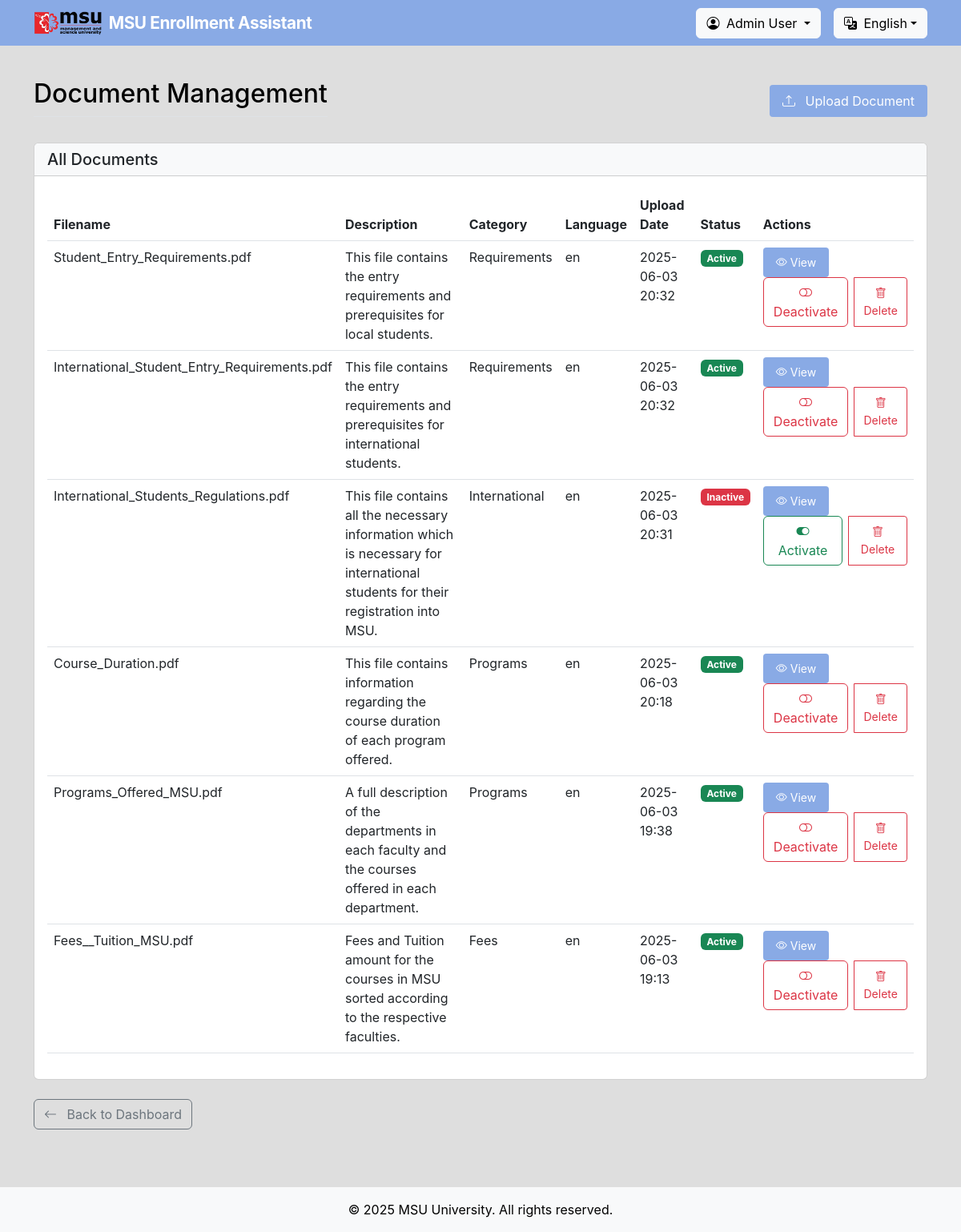
The app's page /admin/documents (signed in) with its own data.
### models/database.py (models this page shows, shortened)
class User(UserMixin, db.Model):
    id = db.Column(db.Integer, primary_key=True)
    email = db.Column(db.String(120), unique=True, nullable=False)
    password_hash = db.Column(db.String(255), nullable=False)
    name = db.Column(db.String(100), nullable=False)
    is_active = db.Column(db.Boolean, default=True)
    created_at = db.Column(db.DateTime, default=datetime.utcnow)
    last_login = db.Column(db.DateTime, nullable=True)

class Document(db.Model):
    id = db.Column(db.Integer, primary_key=True)
    filename = db.Column(db.String(255), nullable=False)
    original_filename = db.Column(db.String(255), nullable=False)
    description = db.Column(db.Text, nullable=True)
    category = db.Column(db.String(100), nullable=True)
    language = db.Column(db.String(20), default="en")
    upload_date = db.Column(db.DateTime, default=datetime.utcnow)
    is_active = db.Column(db.Boolean, default=True)

### blueprints/admin.py (the view)
@admin.route("/documents")
@login_required
def list_documents():
    documents = db.session.query(Document).order_by(Document.upload_date.desc()).all()
    return render_template("admin/documents.html", documents=documents)

### templates/admin/documents.html (shortened to what this page needs)
{% extends 'base.html' %}
{% block content %}
<div class="row mb-4">
    <div class="col-12 d-flex justify-content-between align-items-center">
        <h2 class="border-bottom pb-2">Document Management</h2>
        <a href="{{ url_for('admin.upload_document') }}" class="btn btn-primary">
            <i class="bi bi-upload me-2"></i> Upload Document
        </a>
    </div>
</div>
<div class="card">
    <div class="card-header bg-light">
        <div class="row align-items-center">
            <div class="col">
                <h5 class="mb-0">All Documents</h5>
            </div>
        </div>
    </div>
    <div class="card-body">
        {% if documents %}
        <div class="table-responsive">
            <table class="table table-hover">
                <thead>
                    <tr>
                        <th>Filename</th>
                        <th>Description</th>
                        <th>Category</th>
                        <th>Language</th>
                        <th>Upload Date</th>
                        <th>Status</th>
                        <th>Actions</th>
                    </tr>
                </thead>
                <tbody>
                    {% for doc in documents %}
                    <tr>
                        <td>{{ doc.original_filename }}</td>
                        <td>{{ doc.description or 'No description' }}</td>
                        <td>{{ doc.category or 'Uncategorized' }}</td>
                        <td>{{ doc.language }}</td>
                        <td>{{ doc.upload_date.strftime('%Y-%m-%d %H:%M') }}</td>
                        <td>
                            {% if doc.is_active %}
                            <span class="badge bg-success">Active</span>
                            {% else %}
                            <span class="badge bg-danger">Inactive</span>
                            {% endif %}
                        </td>
                        <td>
                            <a href="{{ url_for('admin.view_document', filename=doc.filename) }}" class="btn btn-sm btn-primary me-1"><i class="bi bi-eye"></i> View</a>
                            <div class="btn-group btn-group-sm">
                                <form action="{{ url_for('admin.toggle_document_status', document_id=doc.id) }}"
                                    method="post">
                                    <button type="submit"
                                        class="btn btn-outline-{{ 'danger' if doc.is_active else 'success' }} me-2">
                                        {% if doc.is_active %}
                                        <i class="bi bi-toggle-off"></i> Deactivate
                                        {% else %}
                                        <i class="bi bi-toggle-on"></i> Activate
                                        {% endif %}
                                    </button>
                                </form>
                                <button type="button" class="btn btn-outline-danger" data-bs-toggle="modal"
                                    data-bs-target="#deleteModal{{ doc.id }}">
                                    <i class="bi bi-trash"></i> Delete
                                </button>
                            </div>
                        </td>
                    </tr>
                    {% endfor %}
                </tbody>
            </table>
        </div>
        {% else %}
        <div class="alert alert-info">
            No documents have been uploaded yet. <a href="{{ url_for('admin.upload_document') }}">Upload your first
                document</a>.
        </div>
        {% endif %}
    </div>
</div>
<div class="row mt-4">
    <div class="col-12">
        <a href="{{ url_for('admin.index') }}" class="btn btn-outline-secondary">
            <i class="bi bi-arrow-left me-2"></i> Back to Dashboard
        </a>
    </div>
</div>
{% endblock %}

### templates/base.html (shortened to what this page needs)
<!DOCTYPE html>
<html lang="en">
<head>
    <link href="https://cdn.jsdelivr.net/npm/bootstrap@5.3.0-alpha1/dist/css/bootstrap.min.css" rel="stylesheet">
    <link rel="stylesheet" href="https://cdn.jsdelivr.net/npm/bootstrap-icons@1.10.0/font/bootstrap-icons.css">
    <link rel="stylesheet" href="{{ url_for('static', filename='css/style.css') }}">
    <link rel="stylesheet" href="{{ url_for('static', filename='css/theme.css') }}">
</head>
<body>
    <nav class="navbar navbar-expand-lg navbar-dark bg-primary">
        <div class="container">
            <a class="navbar-brand" href="{{ url_for('main.index') }}">
                <img src="{{ url_for('static', filename='images/logo_msu.png') }}" alt="MSU Logo" height="30" class="me-2">
                <span data-i18n="msu_enrollment_assistant" data-static-english>MSU Enrollment Assistant</span>
            </a>
            <div class="collapse navbar-collapse" id="navbarNav">
                <div class="d-flex align-items-center">
                    {% if current_user.is_authenticated %}
                        <div class="dropdown me-3">
                            <button class="btn btn-light dropdown-toggle" type="button" id="userDropdown" data-bs-toggle="dropdown" aria-expanded="false">
                                <i class="bi bi-person-circle me-1"></i> {{ current_user.name }}
                            </button>
                        </div>
                    {% else %}
                        <a class="nav-link text-light me-3" href="{{ url_for('admin.login') }}"><i class="bi bi-person me-1"></i>Admin Login</a>
                    {% endif %}
                    <div class="dropdown">
                        <button class="btn btn-light dropdown-toggle" type="button" id="languageDropdown"
                            data-bs-toggle="dropdown" aria-expanded="false">
                        </button>
                    </div>
                </div>
            </div>
        </div>
    </nav>
    <main class="container my-4">
        {% block content %}{% endblock %}
    </main>
    <footer class="bg-light py-3 mt-5">
        <div class="container text-center">
            <p class="mb-0" data-static-english>&copy; {{ current_year }} MSU University. All rights reserved.</p>
        </div>
    </footer>
</body>
</html>

### static/css/style.css (style rules this page uses)
body { font-family: 'Inter', 'Segoe UI', system-ui, sans-serif; min-height: 100vh; display: flex; flex-direction: column; text-rendering: optimizeLegibility; -webkit-font-smoothing: antialiased; }
.navbar-brand { display: flex; align-items: center; }
.navbar-brand img { height: 30px; width: auto; object-fit: contain; }
main { flex: 1; position: relative; }

### static/css/theme.css (style rules this page uses)
:root { --msu-red: #990000; --msu-dark-red: #800000; --msu-light-red: #b30000; --chat-bg: #ffffff; --chat-bot-bg: #f1f1f1; --chat-text: #333333; --border-color: #e0e0e0; --header-height: 60px; }
body { background: #dedede; color: var(--dark-text); font-family: 'Inter', system-ui, -apple-system, sans-serif; }
.navbar { background-color: #89aae5 !important; border-bottom: 1px solid #dedede; }
.navbar .navbar-brand { color: #fff !important; font-weight: bold; font-size: 1.3rem; }
.navbar-brand { font-weight: 600; letter-spacing: -0.02em; }
.send-button, .btn-primary { background: #89aae5 !important; color: white !important; border: none; padding: 8px 16px; border-radius: 4px; cursor: pointer; }

### records on screen
User: name "Admin User"
Document: original_filename "Student_Entry_Requirements.pdf", description "This file contains the entry requirements and prerequisites for local students.", category "Requirements", language "en", upload_date "2025-06-03 20:32", is_active "Active"
Document: original_filename "International_Student_Entry_Requirements.pdf", description "This file contains the entry requirements and prerequisites for international students.", category "Requirements", language "en", upload_date "2025-06-03 20:32", is_active "Active"
Document: original_filename "International_Students_Regulations.pdf", description "This file contains all the necessary information which is necessary for international students for their registration into MSU.", category "International", language "en", upload_date "2025-06-03 20:31", is_active "Inactive"
Document: original_filename "Course_Duration.pdf", description "This file contains information regarding the course duration of each program offered.", category "Programs", language "en", upload_date "2025-06-03 20:18", is_active "Active"
Document: original_filename "Programs_Offered_MSU.pdf", description "A full description of the departments in each faculty and the courses offered in each department.", category "Programs", language "en", upload_date "2025-06-03 19:38", is_active "Active"
Document: original_filename "Fees__Tuition_MSU.pdf", description "Fees and Tuition amount for the courses in MSU sorted according to the respective faculties.", category "Fees", language "en", upload_date "2025-06-03 19:13", is_active "Active"
